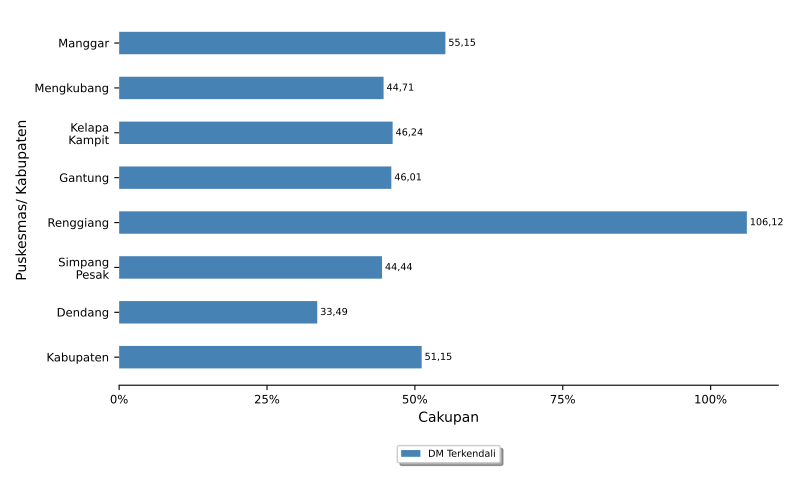

Write Python code to recreate this figure.
import numpy as np
import matplotlib.pyplot as plt
import pandas
from textwrap import wrap
from matplotlib.ticker import FuncFormatter
import locale
locale.setlocale(locale.LC_ALL, 'id_ID.UTF8')

import sys, os, inspect
currentdir = os.path.dirname(os.path.abspath(inspect.getfile(inspect.currentframe())))
parentdir = os.path.dirname(currentdir)
sys.path.insert(0, parentdir)

berkasData = currentdir +'\\bab_06_14_dataDM.csv'
berkasSimpan = currentdir +'\\bab_06_14_DM.pdf'
# judulDiagram = 'Cakupan Pelayanan Diabetes Melitus\nTahun 2022'
sumbuX = 'Cakupan'
sumbuY = 'Puskesmas/ Kabupaten'
tickerSumbuX = np.arange(0,110,25)
labelBar1 = 'DM Terkendali'

# read data file
colnames = ['puskesmas','DM']
data = pandas.read_csv(berkasData, names=colnames, sep=';')
puskesmas = data.puskesmas.tolist()
bar1 = data.DM.tolist()

ind = np.arange(len(puskesmas))  # the x locations for the groups
width = 0.5       # the width of the bars

# make bars
fig, ax = plt.subplots()
rects1 = ax.barh(ind, bar1, width, color='steelblue', label = labelBar1)

# add some text for labels, title and axes ticks
# ax.set_title(judulDiagram)
ax.set_xticks(tickerSumbuX)
ax.set_xlabel(sumbuX)
ax.xaxis.set_major_formatter(FuncFormatter(lambda x, pos: "{:n}%".format(x)))

ax.set_yticks(ind)
ax.set_yticklabels(list([ '\n'.join(wrap(l, 10)) for l in puskesmas ]))
ax.invert_yaxis()
ax.set_ylabel(sumbuY)

ax.tick_params(axis='both', which='major', labelsize='small')
ax.spines['top'].set_visible(False)
ax.spines['right'].set_visible(False)
ax.spines['left'].set_visible(False)

# make legend box
box = ax.get_position()
ax.set_position([box.x0, box.y0 + box.height * 0.1, box.width, box.height * 0.9])
ax.legend(fontsize='x-small', loc='upper center', bbox_to_anchor=(0.5, -0.15), fancybox=True, shadow=True, ncol=1)

# add data label
for i, v in enumerate(bar1):
    ax.text(v+0.5, i, locale.format_string("%.2f", v), ha='left', va='center', fontsize='x-small')

# finishing
pyrfig = plt.figure(1)
pyrfig.set_figwidth(8)
pyrfig.set_figheight(5)
# tight_layout to make consistent size
# adjust subplot to make room for legend
fig.subplots_adjust(bottom=-0.15)
plt.tight_layout()
plt.savefig(berkasSimpan)
plt.close(pyrfig)
# plt.show()
